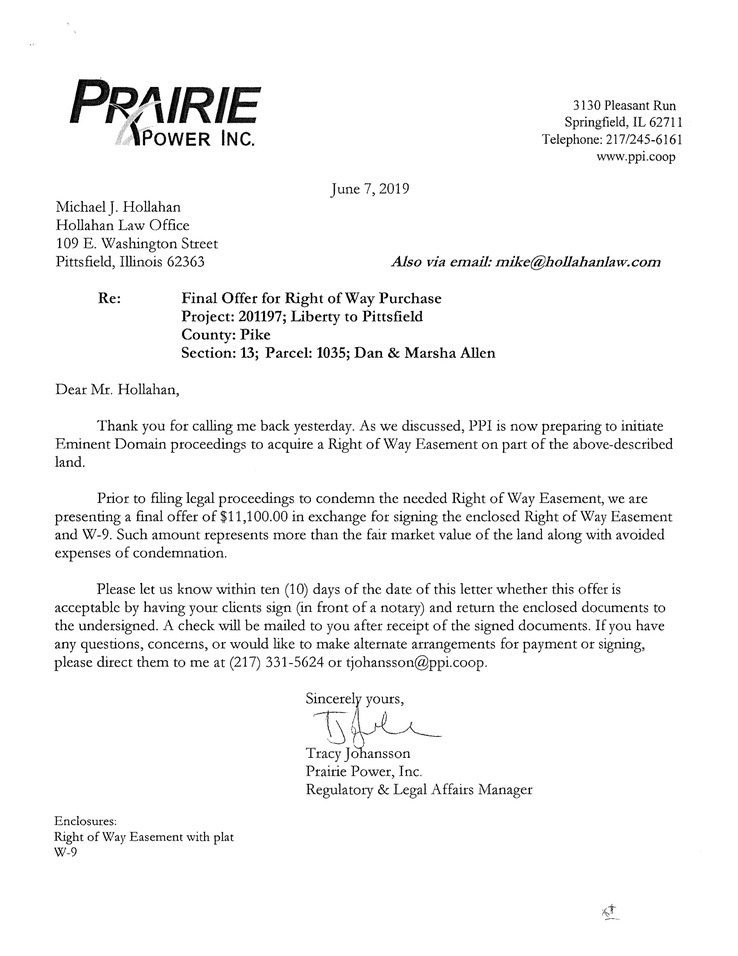
#> input picture data/documents/1600dbf6-9174-4360-9cae-55886bc7ca7f/pages/page_001.png, 738 x 956 px, shrunk from 1700 x 2200 before the run
$ python -i page_analyzer.py   (imports and definitions only)
#> lines starting #> are read from the running program, lines starting #| are printed output that depends on the picture; after the words box and inside, x2 and y2 are one past the last pixel; in counts of white or black regions, pixels touching at a corner belong together
from pathlib import Path
from typing import Any

import cv2
import numpy as np
from PIL import Image


def analyze_page(image_path: str) -> dict[str, Any]:
    """
    Build a structural fingerprint of a rendered document page.

    This stage measures page structure only.
    It does NOT perform OCR, Vision, or semantic classification.
    """

    path = Path(image_path)

    if not path.exists():
        raise FileNotFoundError(f"Image not found: {image_path}")

    # ---------------------------------------------------------
    # Load image
    # ---------------------------------------------------------

    image = Image.open(path).convert("L")
    pixels = np.asarray(image, dtype=np.uint8)

    height, width = pixels.shape

    # ---------------------------------------------------------
    # Basic image statistics
    # Kept for diagnostics only.
    # These should NOT drive routing.
    # ---------------------------------------------------------

    brightness = float(pixels.mean())
#> brightness = 245.2
    contrast = float(pixels.std())
#> contrast = 39.39
    dark_pixel_ratio = float((pixels < 100).mean())
#> dark_pixel_ratio = 0.0286

    # ---------------------------------------------------------
    # Threshold image
    #
    # Black = foreground / ink
    # White = background
    # ---------------------------------------------------------

    _, binary = cv2.threshold(
        pixels,
        200,
        255,
        cv2.THRESH_BINARY_INV,
    )
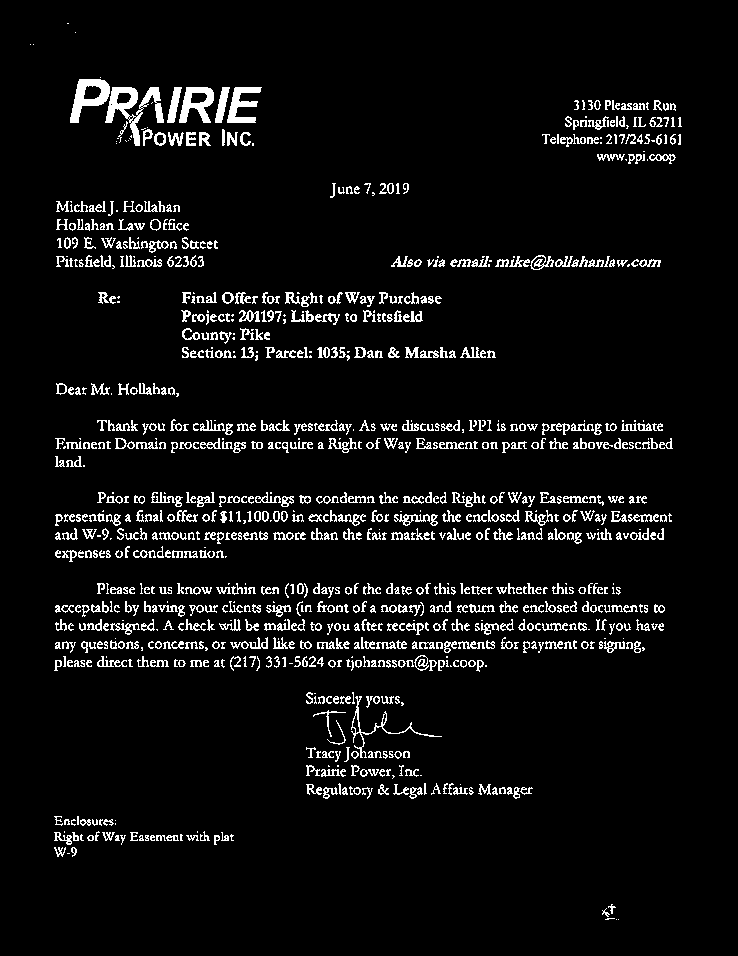
#> binary: shape (956, 738); 5.9% white in thin lines or dots, all inside (x1, y1, x2, y2) = (30, 23, 682, 920)

    # ---------------------------------------------------------
    # 1. Horizontal projection profile
    #
    # Text produces repeated horizontal bands.
    # We measure how regularly those bands occur.
    # ---------------------------------------------------------

    horizontal_projection = (binary > 0).sum(axis=1)
#> horizontal_projection = 956 values, max 404 at index 520, min 0 at index 0, mean 43.56

    # Rows containing meaningful foreground pixels.
    row_threshold = max(5, int(width * 0.002))
    active_rows = horizontal_projection > row_threshold

    # Find contiguous horizontal runs.
    runs = []
    start = None

    for i, active in enumerate(active_rows):
        if active and start is None:
            start = i

        elif not active and start is not None:
            runs.append((start, i - 1))
            start = None
#> after the loop, runs = 47 pairs, first value 79 to 918, second value 145 to 919

    if start is not None:
        runs.append((start, height - 1))

    # Remove extremely large runs caused by borders/maps.
    line_runs = [
        (start, end)
        for start, end in runs
        if 1 <= (end - start + 1) <= 20
    ]
#> line_runs = 45 pairs, first value 154 to 918, second value 160 to 919

    line_centers = [
        (start + end) / 2
        for start, end in line_runs
    ]
#> line_centers = 45 values from 157 to 918.5

    # Distances between consecutive horizontal runs.
    spacings = np.diff(line_centers)
#> spacings = 44 values, max 55.5 at index 41, min 3.5 at index 33, mean 17.31

    if len(spacings) >= 3:
        spacing_std = float(np.std(spacings))
#> spacing_std = 11.41
        spacing_mean = float(np.mean(spacings))
#> spacing_mean = 17.31

        if spacing_mean > 0:
            text_line_periodicity = float(
                1.0 / (1.0 + spacing_std / spacing_mean)
            )
#> text_line_periodicity = 0.603
        else:
            text_line_periodicity = 0.0
    else:
        text_line_periodicity = 0.0

    # ---------------------------------------------------------
    # 2. Connected components
    #
    # Text tends to create many small components.
    # Maps can contain long/large components.
    # ---------------------------------------------------------

    num_labels, labels, stats, _ = cv2.connectedComponentsWithStats(
        binary,
        connectivity=8,
    )
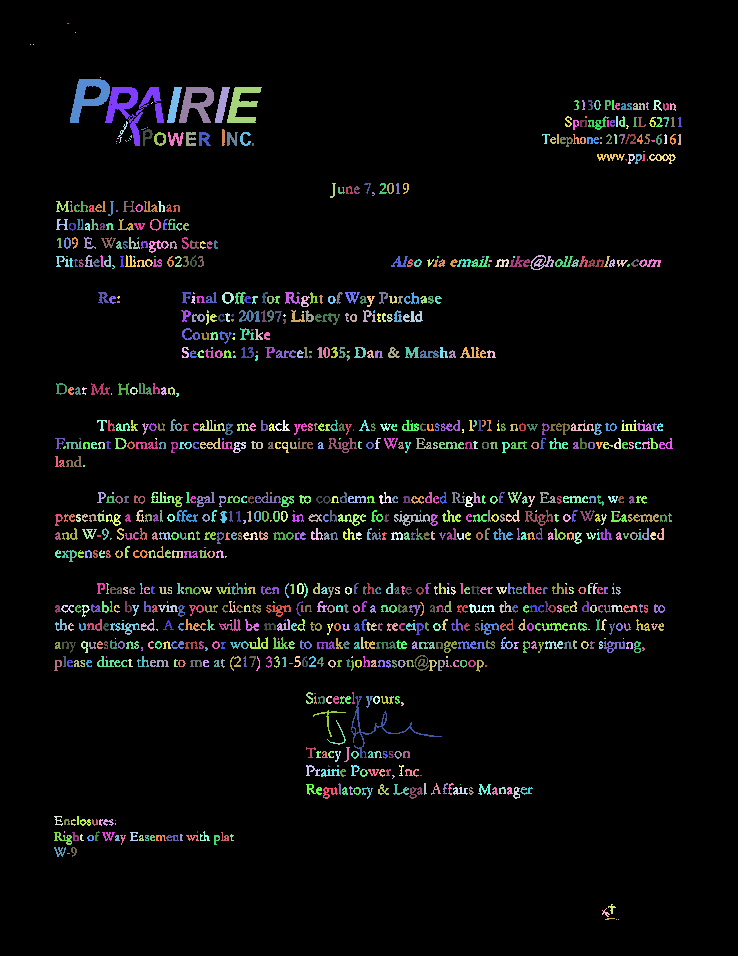
#> labels: shape (956, 738) int32; 1033 distinct labels, from 0 to 1032; one colour per label, 0 black
#> num_labels = 1033; stats = 1033 rows, first 6: [0, 0, 738, 956, 663885], [67, 23, 2, 1, 2], [75, 32, 1, 1, 1], [30, 44, 1, 1, 1], [33, 44, 1, 1, 1], [100, 77, 1, 1, 1]

    # Ignore background.
    component_stats = stats[1:]
#> component_stats = 1032 rows, first 6: [67, 23, 2, 1, 2], [75, 32, 1, 1, 1], [30, 44, 1, 1, 1], [33, 44, 1, 1, 1], [100, 77, 1, 1, 1], [70, 79, 40, 44, 822]

    if len(component_stats) > 0:

        areas = component_stats[:, cv2.CC_STAT_AREA]
#> areas = 1032 values, max 1182 at index 6, min 1 at index 1, mean 40.35
        component_widths = component_stats[:, cv2.CC_STAT_WIDTH]
#> component_widths = 1032 values, max 91 at index 934, min 1 at index 1, mean 8.11
        component_heights = component_stats[:, cv2.CC_STAT_HEIGHT]
#> component_heights = 1032 values, max 62 at index 934, min 1 at index 0, mean 8.65

        component_count = int(len(component_stats))
#> component_count = 1032

        small_components = areas <= 100
        large_components = areas >= 1000

        small_component_ratio = float(
            small_components.mean()
        )
#> small_component_ratio = 0.962

        large_component_ratio = float(
            large_components.mean()
        )
#> large_component_ratio = 0.000969

        # Long thin components are especially interesting
        # for parcel boundaries and diagram geometry.
        elongated = (
            (component_widths >= 100)
            & (component_widths / np.maximum(component_heights, 1) >= 5)
        ) | (
            (component_heights >= 100)
            & (component_heights / np.maximum(component_widths, 1) >= 5)
        )

        elongated_component_ratio = float(
            elongated.mean()
        )
#> elongated_component_ratio = 0

    else:
        component_count = 0
        small_component_ratio = 0.0
        large_component_ratio = 0.0
        elongated_component_ratio = 0.0


    # ---------------------------------------------------------
    # 3. Hough line detection
    #
    # Detect long straight geometry.
    # ---------------------------------------------------------

    edges = cv2.Canny(
        pixels,
        threshold1=50,
        threshold2=150,
    )
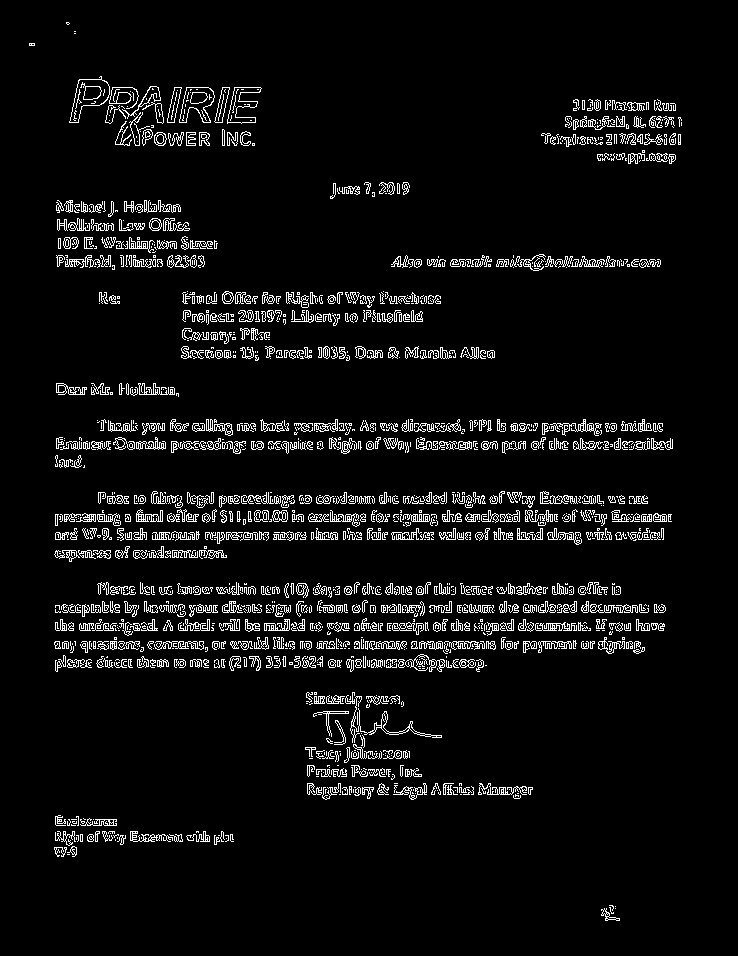
#> edges: shape (956, 738); 5.6% white in thin lines or dots, all inside (x1, y1, x2, y2) = (29, 22, 682, 921)

    lines = cv2.HoughLinesP(
        edges,
        rho=1,
        theta=np.pi / 180,
        threshold=100,
        minLineLength=max(50, int(min(width, height) * 0.05)),
        maxLineGap=10,
    )
#> lines = 125 rows, first 6: [55, 521, 574, 521], [168, 623, 663, 623], [56, 630, 320, 630], [55, 648, 644, 648], [55, 605, 664, 605], [103, 539, 663, 539]

    line_lengths = []
    line_angles = []

    if lines is not None:

        # OpenCV normally returns (N, 1, 4), but normalize
        # whatever shape we receive into rows of [x1,y1,x2,y2].
        lines = np.asarray(lines).reshape(-1, 4)

        for x1, y1, x2, y2 in lines:

            dx = x2 - x1
            dy = y2 - y1

            length = float(np.sqrt(dx * dx + dy * dy))
            angle = float(np.degrees(np.arctan2(dy, dx)))

            line_lengths.append(length)
            line_angles.append(angle)
#> this loop made 125 passes
#> (x1, y1, x2, y2, dx, length) on passes 1 to 8: (55, 521, 574, 521, 519, 519), (168, 623, 663, 623, 495, 495), (56, 630, 320, 630, 264, 264), (55, 648, 644, 648, 589, 589), (55, 605, 664, 605, 609, 609), (103, 539, 663, 539, 560, 560), (55, 514, 671, 514, 616, 616), (56, 532, 663, 532, 607, 607)
#> after the loop, line_angles = 125 values, max 2.08 at index 122, min -1.15 at index 118, mean 0.00749; line_lengths = 125 values, max 616 at index 6, min 52 at index 89, mean 396

    if line_lengths:

        line_count = len(line_lengths)
#> line_count = 125

        long_line_threshold = min(width, height) * 0.10

        long_line_ratio = float(
            np.mean(
                np.array(line_lengths) >= long_line_threshold
            )
        )
#> long_line_ratio = 0.92

        angles = np.abs(np.array(line_angles)) % 180
#> angles = 125 values, max 2.08 at index 122, min 0 at index 0, mean 0.0258

        horizontal_or_vertical = (
            (angles <= 10)
            | (np.abs(angles - 90) <= 10)
            | (angles >= 170)
        )

        angled_line_ratio = float(
            1.0 - np.mean(horizontal_or_vertical)
        )
#> angled_line_ratio = 0

    else:

        line_count = 0
        long_line_ratio = 0.0
        angled_line_ratio = 0.0

    # ---------------------------------------------------------
    # Edge density
    #
    # Reuses the Canny edge map computed above for Hough lines.
    # ---------------------------------------------------------

    edge_density = float((edges > 0).mean())
#> edge_density = 0.0561

    # ---------------------------------------------------------
    # Composition label
    #
    # Minimal categorical summary so this analyzer keeps
    # satisfying page_router.py's existing contract. Not a
    # redesign of routing logic — that lives in page_router.py.
    # ---------------------------------------------------------

    if contrast < 15 and edge_density < 0.01:
        composition = "DEGRADED"
    elif (
        elongated_component_ratio > 0.05
        or angled_line_ratio > 0.3
        or long_line_ratio > 0.1
    ) and text_line_periodicity < 0.5:
        composition = "VISUAL_COMPLEX"
    else:
        composition = "SIMPLE"

    return {
        "brightness": brightness,
        "contrast": contrast,
        "dark_pixel_ratio": dark_pixel_ratio,
        "edge_density": edge_density,
        "composition": composition,
        "text_line_periodicity": text_line_periodicity,
        "component_count": component_count,
        "small_component_ratio": small_component_ratio,
        "large_component_ratio": large_component_ratio,
        "elongated_component_ratio": elongated_component_ratio,
        "line_count": line_count,
        "long_line_ratio": long_line_ratio,
        "angled_line_ratio": angled_line_ratio,
    }

>>> result = analyze_page('../../data/documents/1600dbf6-9174-4360-9cae-55886bc7ca7f/pages/page_001.png')
#> result = 13 items

$ run again, on data/documents/1600dbf6-9174-4360-9cae-55886bc7ca7f/pages/page_002.png
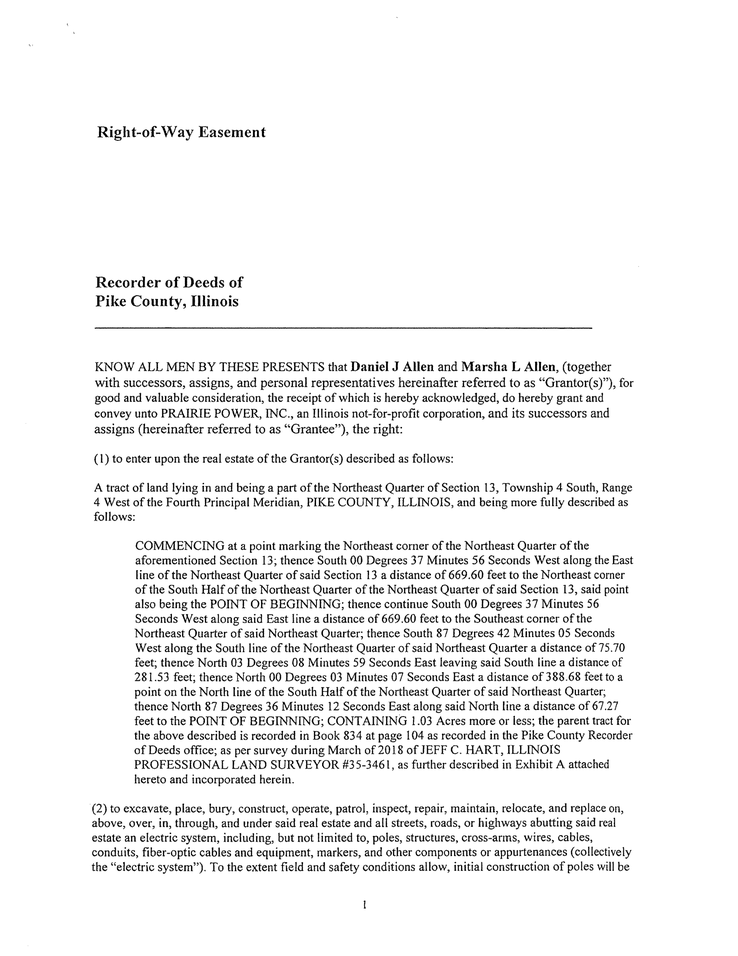
#> input picture data/documents/1600dbf6-9174-4360-9cae-55886bc7ca7f/pages/page_002.png, 738 x 956 px, shrunk from 1700 x 2200 before the run
#> brightness = 241.1
#> contrast = 45.75
#> dark_pixel_ratio = 0.0407
#> in analyze_page, `_, binary = cv2.threshold( pixels, 200, 255, cv2.THRESH_BINARY_INV, )`:
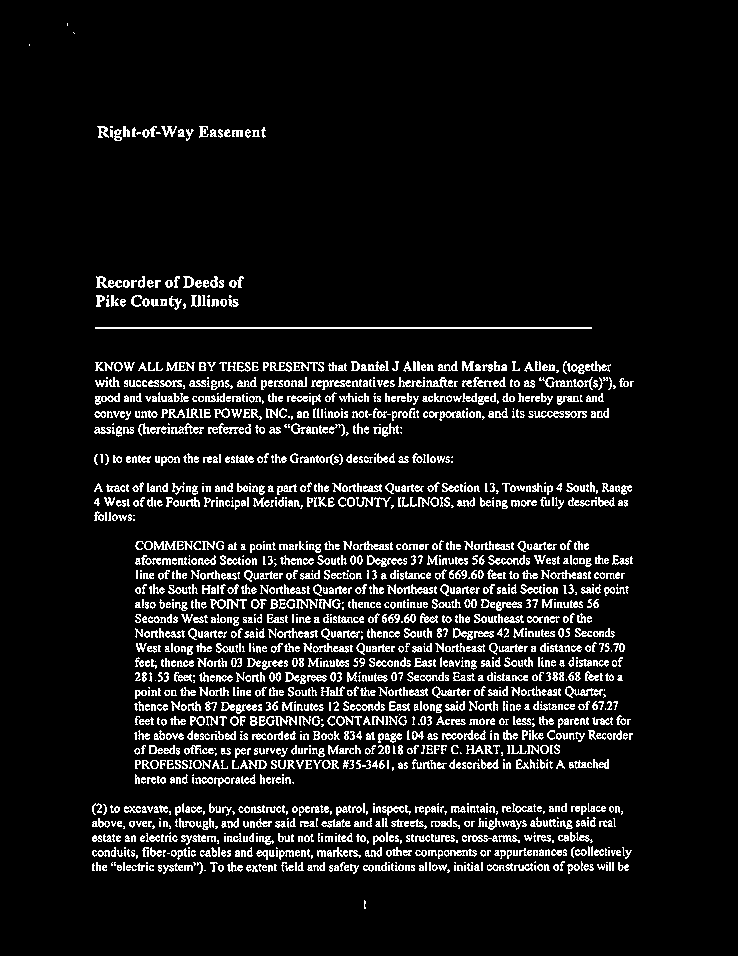
#> binary: shape (956, 738); 8.4% white in thin lines or dots, all inside (x1, y1, x2, y2) = (29, 23, 634, 909)
#> horizontal_projection = 956 values, max 497 at index 327, min 0 at index 0, mean 62.29
#> after the loop in analyze_page, `for i, active in enumerate(active_rows):`: runs = 36 pairs, first value 126 to 862, second value 140 to 873
#> line_runs has the same summary as runs
#> line_centers = 36 values from 133 to 867.5
#> spacings = 35 values, max 148.5 at index 0, min 7.5 at index 2, mean 20.99
#> spacing_std = 22.79
#> spacing_mean = 20.99
#> text_line_periodicity = 0.479
#> labels: shape (956, 738) int32; 1695 distinct labels, from 0 to 1694
#> num_labels = 1695; stats = 1695 rows, first 6: [0, 0, 738, 956, 645983], [67, 23, 1, 3, 3], [73, 32, 2, 2, 2], [29, 44, 1, 2, 2], [97, 126, 12, 12, 77], [110, 126, 3, 2, 6]
#> component_stats = 1694 rows, first 6: [67, 23, 1, 3, 3], [73, 32, 2, 2, 2], [29, 44, 1, 2, 2], [97, 126, 12, 12, 77], [110, 126, 3, 2, 6], [123, 126, 7, 11, 55]
#> areas = 1694 values, max 994 at index 58, min 1 at index 941, mean 35.15
#> component_widths = 1694 values, max 497 at index 58, min 1 at index 0, mean 7.71
#> component_heights = 1694 values, max 14 at index 47, min 1 at index 158, mean 7.56
#> component_count = 1694
#> small_component_ratio = 0.971
#> large_component_ratio = 0
#> elongated_component_ratio = 0.00059
#> in analyze_page, `edges = cv2.Canny( pixels, threshold1=50, threshold2=150, )`:
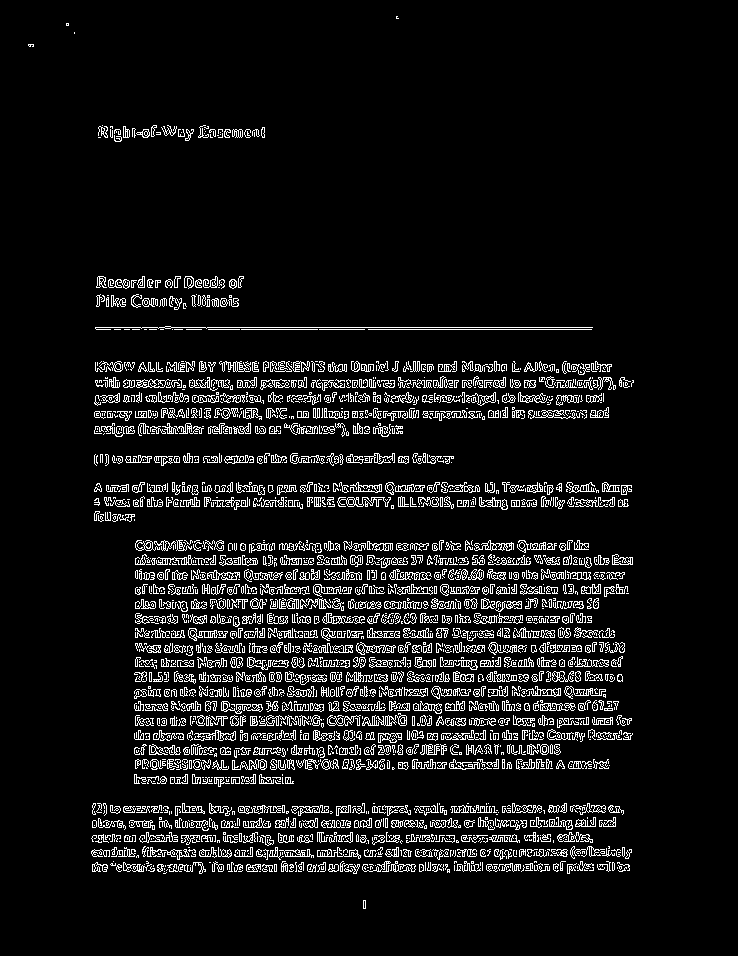
#> edges: shape (956, 738); 7.8% white in thin lines or dots, all inside (x1, y1, x2, y2) = (28, 16, 634, 909)
#> lines = 247 rows, first 6: [95, 327, 592, 327], [96, 329, 591, 329], [93, 856, 544, 856], [95, 417, 608, 417], [92, 812, 565, 812], [95, 380, 633, 380]
#> the loop in analyze_page, `for x1, y1, x2, y2 in lines: ` made 247 passes
#> (x1, y1, x2, y2, dx, length) on passes 1 to 3: (95, 327, 592, 327, 497, 497), (96, 329, 591, 329, 495, 495), (93, 856, 544, 856, 451, 451)
#> after the loop in analyze_page, `for x1, y1, x2, y2 in lines:`: line_angles = 247 values, max 0.69 at index 242, min -1.08 at index 227, mean -0.0159; line_lengths = 247 values, max 540 at index 43, min 50 at index 238, mean 401.6
#> line_count = 247
#> long_line_ratio = 0.976
#> angles = 247 values, max 1.08 at index 227, min 0 at index 0, mean 0.0215
#> angled_line_ratio = 0
#> edge_density = 0.0785
#> result = 13 items
